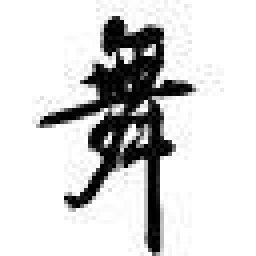
#> input picture archive/data/data/test/bdsr/1637.jpg, 64 x 64 px (shown 4 times larger); its folder holds only this picture in this run
$ python clean_data.py
#> lines starting #> are read from the running program, lines starting #| are printed output that depends on the picture
#!/usr/bin/env python3

'''
used to clean and process kaggle data
'''

import os
from PIL import Image
import matplotlib.pyplot as plt
from sklearn.preprocessing import OneHotEncoder
import numpy as np
import pandas as pd
import imageio
import cv2
from skimage.filters import prewitt_h,prewitt_v
from sklearn.neighbors import KNeighborsClassifier
from sklearn.metrics import accuracy_score
import skimage

class Calligraphers:
    def __init__(self, names):
        self.num_to_name = set(names)
        self.name_to_num = {name:num for num, name in enumerate(self.num_to_name)}
        self.enc = OneHotEncoder().fit([names])

    def len(self):
        return len(self.num_to_name)

    def names(self):
        return self.num_to_name

    # turn list of names into list of numbers
    def onehotencode_list(self, list):
        num_list = self.numberize_list(list)
        list = [[x] for x in num_list]
        return self.enc.fit_transform(list).toarray()

    # turn list of names into onehotencoding list
    def numberize_list(self, list):
        num_list = []
        for name in list:
            num_list.append(self.numberize(name))
        return np.array(num_list)

    def numberize(self, name):
        if name in self.name_to_num:
            return self.name_to_num[name]

    def denumberize(self, num):
        return self.num_to_name[num]

# returns path_x = np array of image matrices of size (64*64,) (i.e. path_x[0] = image #0 pixel matrix)
# returns path_y = np array of calligraphers (i.e. path_y[0] = lqs)
# save both as .npy files
def save_data(pathname):
#> called with pathname = 'test'
    path_y = []
    path_x = []
    path = "archive/data/data/" + pathname
    for dirName, subdirList, fileList in os.walk(path, topdown=False):
        if dirName == path:
            continue
        y = dirName.split(path+'/')[1]
        x = []
        for f in fileList:
            filename = path + '/' + y + '/' + f
            im = imageio.imread(filename, as_gray=True)
#> im is the input picture: shape (64, 64) float32; min 0, max 255, mean 212.8
            im = hog(im)
#> in hog, `fd, image = skimage.feature.hog(image, visualize=True)`: fd = 2916 values, max 0.445 at index 2835, min 0 at index 0, mean 0.0654
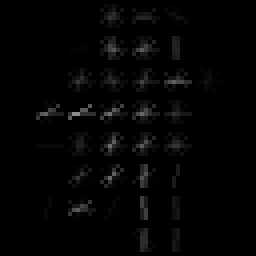
#> im: shape (64, 64) float32 (shown 4 times larger); min 0, max 140.1, mean 4
            path_x.append(im)
            path_y.append(y)
#> pass 2 of the loop in save_data, `for dirName, subdirList, fileList in os.walk(path, topdown=False):`:
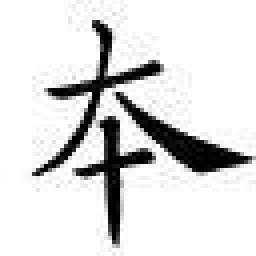
#> input picture archive/data/data/test/csl/0879.jpg, 64 x 64 px (shown 4 times larger)
#> in save_data, im is the input picture: shape (64, 64) float32; min 0, max 255, mean 220.8
#> in save_data, `im = hog(im)`:
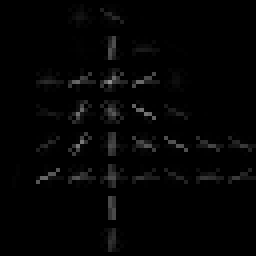
#> im: shape (64, 64) float32 (shown 4 times larger); min 0, max 143, mean 4

    path_x = np.array(path_x)
    path_y = np.array(path_y)

    print(f"Shape of training set (# of samples, width, height): {path_x.shape}")
#| Shape of training set (# of samples, width, height): (2, 64, 64)
    print(f"Shape of testing set (# of samples, width, height): {path_y.shape}")

    # reshape x
    path_x = path_x.reshape(-1, 64*64)
    path_x = path_x.astype('float32')
    path_x /= 255
    np.save('hog/'+pathname+'/x.npy', path_x)
    np.save('hog/'+pathname+'/y.npy', path_y)
    return path_x, path_y

# load any image and display it
def show_image(image):
    image = image.reshape(64,64)
    plt.imshow(image, cmap='Greys')
    plt.show()

def hog(image):
    image = image.reshape(64,64)
    fd, image = skimage.feature.hog(image, visualize=True)
    return image

# create numpy arrays of data and save
def create_numpy_files():
    x_train, y_train = save_data("train")
    x_test, y_test = save_data("test")
    x_valid, y_valid = save_data("validation")

# load numpy arrays of already nice data -- must run create_numpy_files() first
def load_data():
    x_train = np.load('data/train/x.npy', allow_pickle=True)
    y_train = np.load('data/train/y.npy', allow_pickle=True)
    x_test = np.load('data/test/x.npy', allow_pickle=True)
    y_test = np.load('data/test/y.npy', allow_pickle=True)
    x_valid = np.load('data/validation/x.npy', allow_pickle=True)
    y_valid = np.load('data/validation/y.npy', allow_pickle=True)

def main():
    save_data("test")
    '''
    x_train = np.load('data/train/x.npy', allow_pickle=True)
    y_train = np.load('data/train/y.npy', allow_pickle=True)
    x_valid = np.load('data/validation/x.npy', allow_pickle=True)
    y_valid = np.load('data/validation/y.npy', allow_pickle=True)
    hog(x_train[1])

    x_train_hu = []
    for x in x_train:
        f = hog(x)
        x_train_hu.append(f)

    x_valid_hu = []
    for x in x_valid:
        f = hog(x)
        x_valid_hu.append(f)

    k = 1
    neigh = KNeighborsClassifier(n_neighbors=k, weights='distance', n_jobs=-1, p=2)
    neigh.fit(x_train_hu, y_train)
    y_pred = neigh.predict(x_valid_hu)
    print(f'kneighbor k={k} accuracy={accuracy_score(y_valid, y_pred)}')
    '''

if __name__ == '__main__':
    main()
